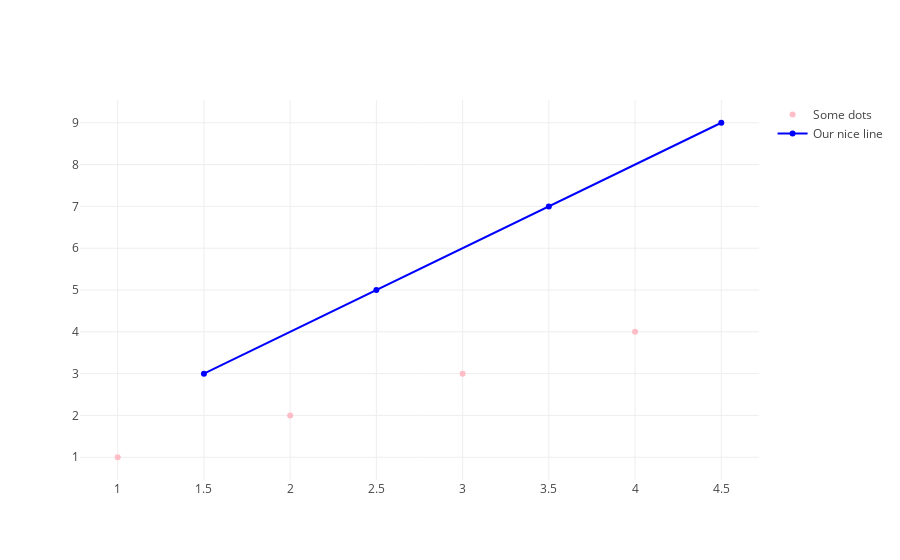

Here is the notebook cell this chart was saved with:
### Markdown cell above
Finally, we create a plot of the two traces.

### Code cell
plotly.offline.iplot([
    trace0, trace1
])

### Figure 1 — Plotly figure (JSON) as saved in the notebook; plotly's stock layout.template omitted (floating-point values rounded to 4 significant figures)
{"data": [{"marker": {"color": "rgba(255, 182, 193, .9)"}, "mode": "markers", "name": "Some dots", "type": "scatter", "uid": "2648af62-99d8-11e8-9ff5-0242ac110039", "x": [1, 2, 3, 4], "y": [1, 2, 3, 4]}, {"marker": {"color": "blue"}, "name": "Our nice line", "type": "scatter", "uid": "2648b458-99d8-11e8-9ff5-0242ac110039", "x": [1.5, 2.5, 3.5, 4.5], "y": [3, 5, 7, 9]}], "layout": {}}
